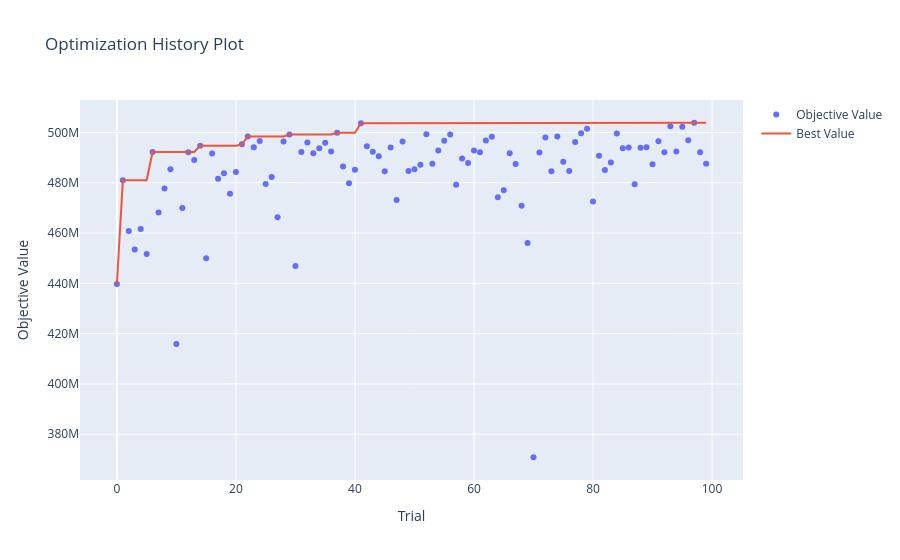

Notebook code for this chart:
### Markdown cell above
Exploramos como fue la busqueda (solo tiene sentido despues de correr `study.optimize`).

### Code cell
plot_optimization_history(study)
